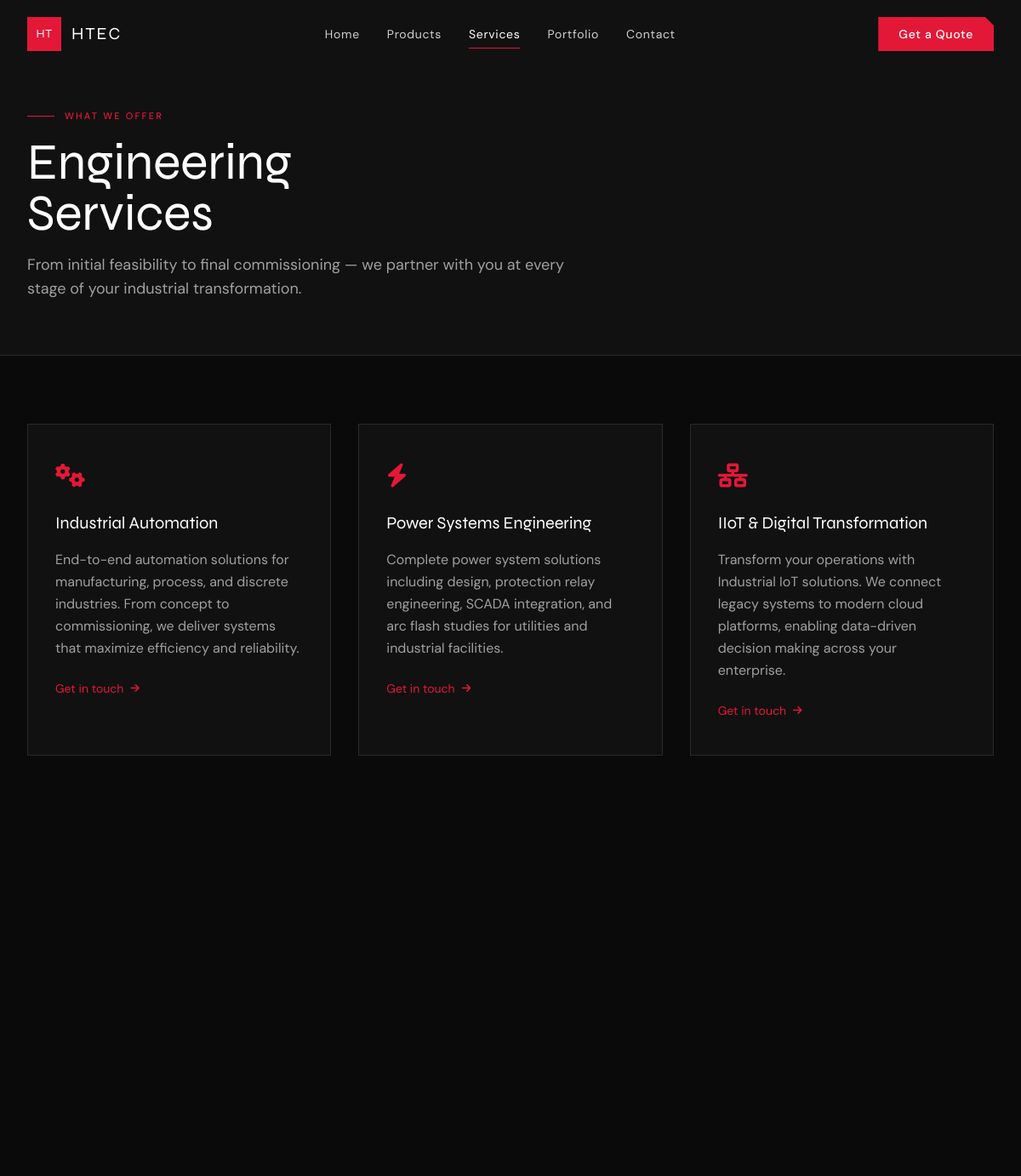
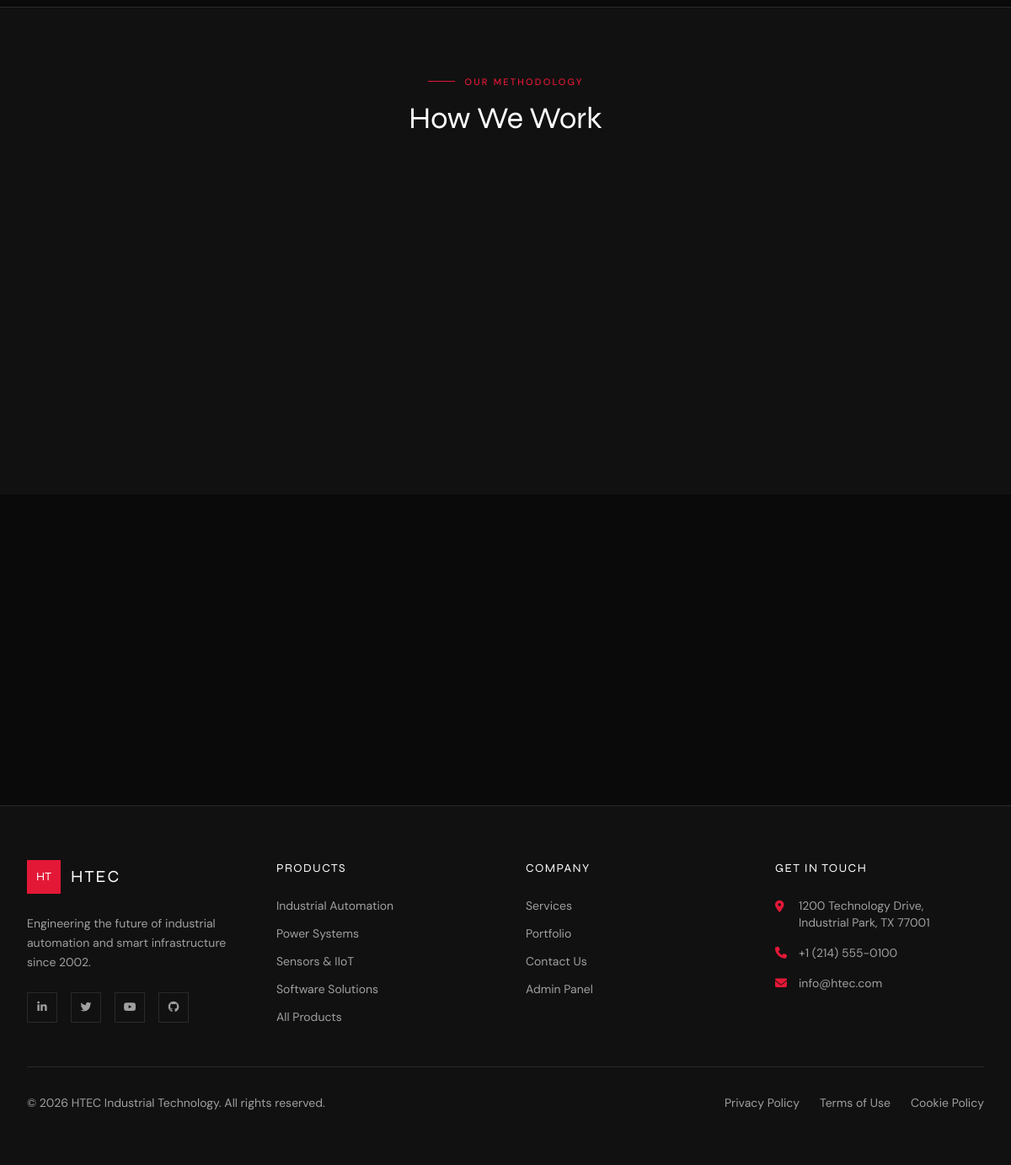
/services.php, run on the app's committed database (2 pictures, top to bottom).
### tables this page shows
CREATE TABLE IF NOT EXISTS services (
    id INT AUTO_INCREMENT PRIMARY KEY,
    title VARCHAR(255) NOT NULL,
    description TEXT,
    icon VARCHAR(100),
    sort_order INT DEFAULT 0,
    status ENUM('active', 'inactive') DEFAULT 'active'
);

### config/database.php (called while the page is built, shortened)
<?php
function getDB(): PDO {
    static $pdo = null;
    if ($pdo === null) {
        $dsn = "mysql:host=" . DB_HOST . ";dbname=" . DB_NAME . ";charset=" . DB_CHARSET;
        $options = [
            PDO::ATTR_ERRMODE            => PDO::ERRMODE_EXCEPTION,
            PDO::ATTR_DEFAULT_FETCH_MODE => PDO::FETCH_ASSOC,
            PDO::ATTR_EMULATE_PREPARES   => false,
        ];
        try {
            $pdo = new PDO($dsn, DB_USER, DB_PASS, $options);
        } catch (PDOException $e) {
            error_log("Database connection failed: " . $e->getMessage());
            die(json_encode(['error' => 'Database connection failed. Please try again later.']));
        }
    }
    return $pdo;
}

### models/OtherModels.php (called while the page is built, shortened)
<?php
require_once __DIR__ . '/../config/helpers.php';
class ServiceModel {
    private PDO $db;
    public function __construct() { $this->db = getDB(); }
    public function getAll(): array {
        return $this->db->query("SELECT * FROM services WHERE status = 'active' ORDER BY sort_order")->fetchAll();
    }
}

### config/helpers.php (called while the page is built, shortened)
<?php
require_once __DIR__ . '/database.php';
function url(string $path = ''): string {
    return APP_URL . '/' . ltrim($path, '/');
}

### services.php (the view, shortened to what this page needs)
<?php
require_once __DIR__ . '/config/helpers.php';
require_once __DIR__ . '/models/OtherModels.php';
$serviceModel = new ServiceModel();
$services = $serviceModel->getAll();
include __DIR__ . '/views/layouts/header.php';
?>
<div class="pt-32 pb-16 bg-htec-gray border-b border-htec-border">
    <div class="max-w-7xl mx-auto px-6 lg:px-8">
        <div class="section-label">What We Offer</div>
        <h1 class="text-4xl md:text-6xl font-display font-700 mt-2">Engineering<br>Services</h1>
        <p class="text-htec-text mt-4 max-w-2xl text-lg">From initial feasibility to final commissioning — we partner with you at every stage of your industrial transformation.</p>
    </div>
</div>
<div class="max-w-7xl mx-auto px-6 lg:px-8 py-20">
    <div class="grid grid-cols-1 md:grid-cols-2 lg:grid-cols-3 gap-8">
        <?php foreach ($services as $i => $service): ?>
        <div class="service-card fade-up" style="transition-delay:<?= ($i % 3) * 0.08 ?>s">
            <div class="service-icon"><i class="<?= htmlspecialchars($service['icon']) ?>"></i></div>
            <h2 class="font-display font-600 text-xl mb-4"><?= htmlspecialchars($service['title']) ?></h2>
            <p class="text-htec-text leading-relaxed"><?= htmlspecialchars($service['description']) ?></p>
            <a href="<?= url('contact.php') ?>" class="mt-6 inline-flex items-center gap-2 text-htec-red text-sm font-500 hover:gap-3 transition-all">
                Get in touch <i class="fas fa-arrow-right text-xs"></i>
            </a>
        </div>
        <?php endforeach; ?>
    </div>
</div>
<section class="bg-htec-gray border-t border-htec-border py-20">
    <div class="max-w-7xl mx-auto px-6 lg:px-8">
        <div class="text-center mb-14">
            <div class="section-label justify-center">Our Methodology</div>
            <h2 class="text-3xl md:text-4xl font-display font-700 mt-2">How We Work</h2>
        </div>
        <div class="grid grid-cols-1 md:grid-cols-4 gap-6">
        </div>
    </div>
</section>
<?php include __DIR__ . '/views/layouts/footer.php'; ?>

### assets/css/main.css (style rules this page uses)
:root { --red: #E31837; --dark: #0A0A0A; --gray: #111111; --mid: #1A1A1A; --border: #2A2A2A; --text: #A0A0A0; --text-light: #D0D0D0; --white: #FFFFFF; --transition: 0.3s cubic-bezier(0.4, 0, 0.2, 1); }
*, *::before, *::after { box-sizing: border-box; }
html { scroll-behavior: smooth; }
body { background: var(--dark); color: var(--white); font-family: 'DM Sans', sans-serif; overflow-x: hidden; }
.font-display { font-family: 'Syne', sans-serif; }
h1,h2,h3,h4 { font-family: 'Syne', sans-serif; }
.section-label { font-size: 0.6875rem; font-weight: 500; letter-spacing: 0.2em; text-transform: uppercase; color: var(--red); display: flex; align-items: center; gap: 0.75rem; margin-bottom: 1rem; }
.section-label::before { content: ''; display: block; width: 2rem; height: 1px; background: var(--red); }
.fade-up { opacity: 0; transform: translateY(30px); transition: opacity 0.6s ease, transform 0.6s ease; }
.fade-up.visible { opacity: 1; transform: translateY(0); }
.service-card { background: var(--gray); border: 1px solid var(--border); padding: 2.5rem 2rem; transition: all var(--transition); position: relative; overflow: hidden; }
.service-card::before { content: ''; position: absolute; bottom: 0; left: 0; width: 0; height: 2px; background: var(--red); transition: width var(--transition); }
.service-icon { font-size: 1.75rem; color: var(--red); margin-bottom: 1.25rem; }

### data on the page
services: title "Industrial Automation", description "End-to-end automation solutions for manufacturing, process, and discrete industries. From concept to commissioning, we deliver systems that maximize efficiency and reliability."
services: title "Power Systems Engineering", description "Complete power system solutions including design, protection relay engineering, SCADA integration, and arc flash studies for utilities and industrial facilities."
services: title "IIoT & Digital Transformation", description "Transform your operations with Industrial IoT solutions. We connect legacy systems to modern cloud platforms, enabling data-driven decision making across your enterprise."
